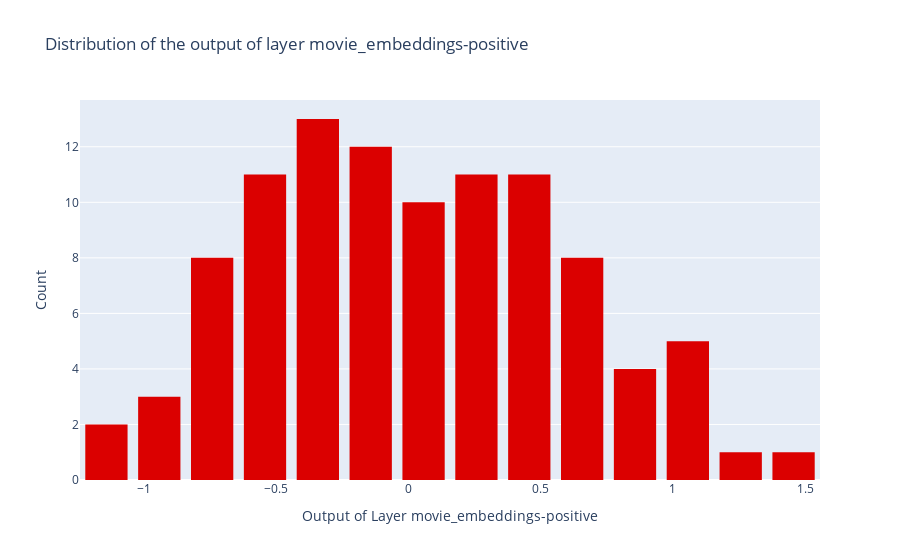
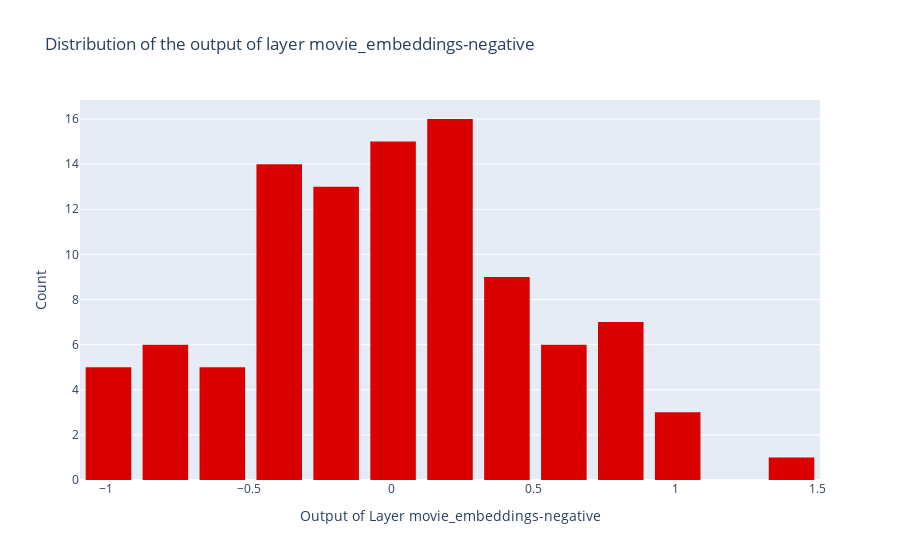

Notebook code for these charts, in order:
### Code cell
plot_hist_intermediate_outputs(pos_out_mean, 'movie_embeddings-positive')
plot_hist_intermediate_outputs(neg_out_mean, 'movie_embeddings-negative')
